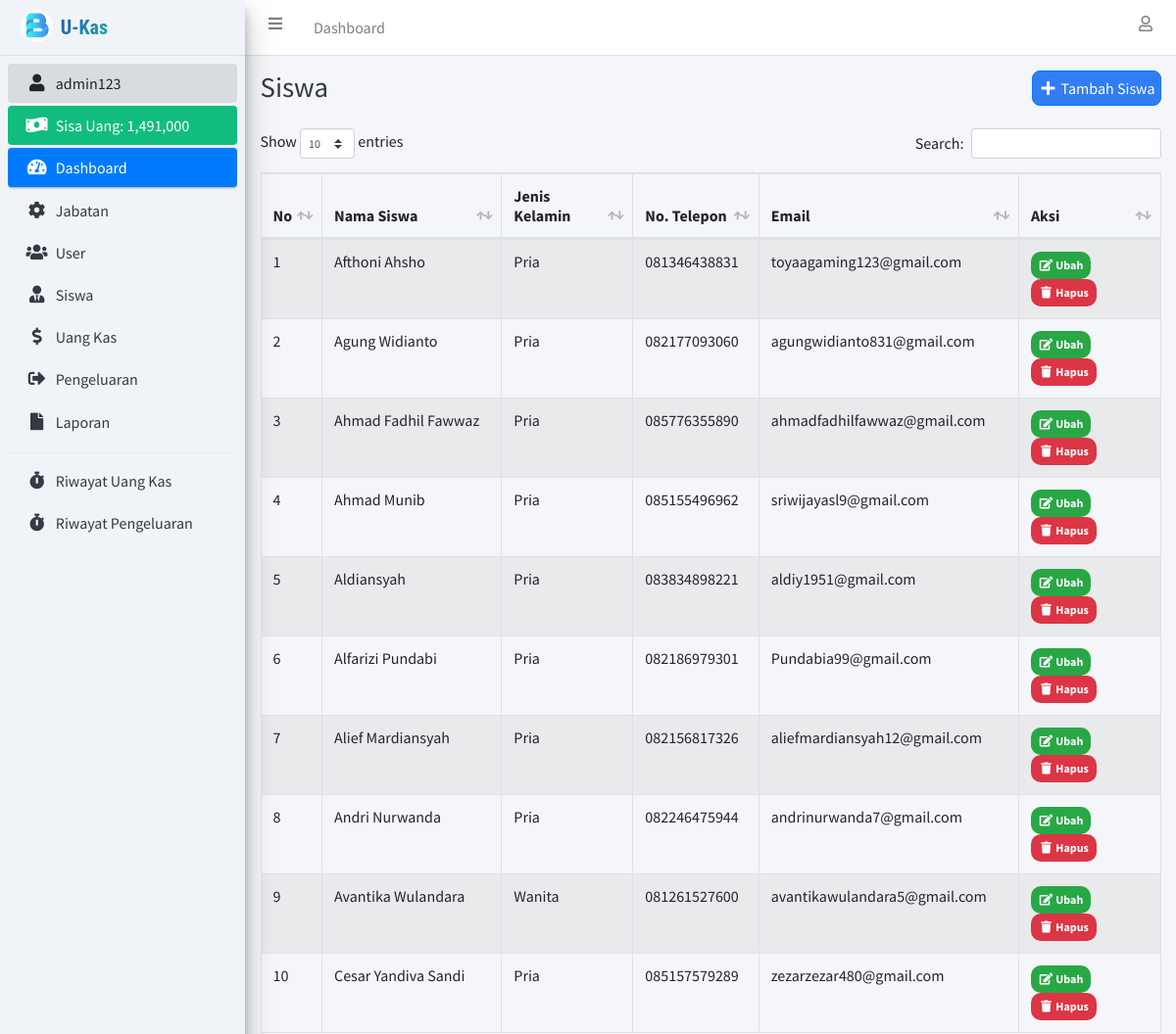
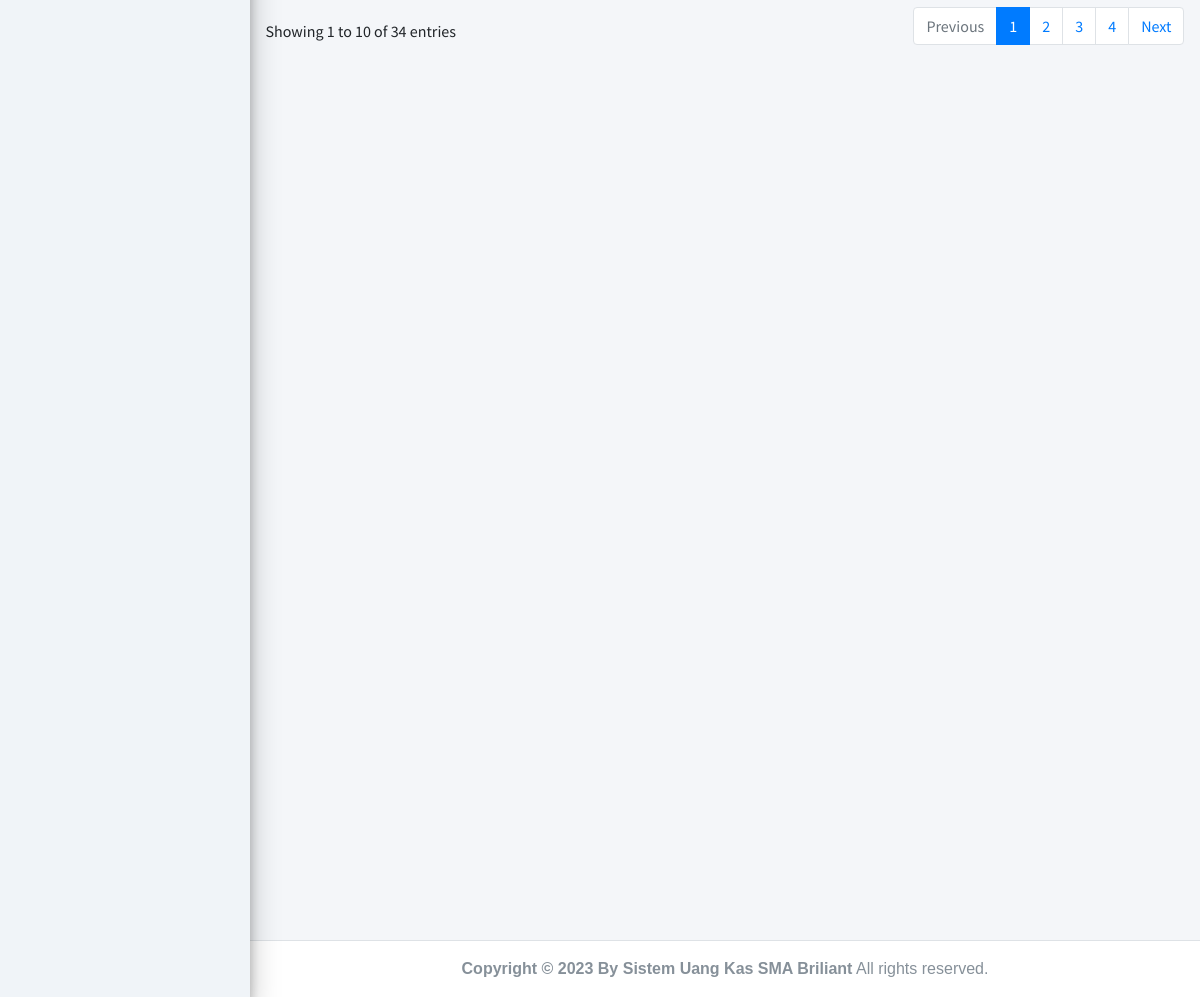
Page /siswa.php (signed in) on the committed database (2 pictures, top to bottom).
### tables this page shows
CREATE TABLE `user` (
  `id_user` int(11) NOT NULL,
  `nama_lengkap` varchar(100) NOT NULL,
  `username` varchar(100) NOT NULL,
  `password` varchar(255) NOT NULL,
  `id_jabatan` int(11) NOT NULL,
  `jenis_kelamin` enum('laki-laki','perempuan') NOT NULL,
  `no_hp` varchar(15) NOT NULL,
  `asal` varchar(150) NOT NULL,
  `photo` longblob NOT NULL
);

CREATE TABLE `siswa` (
  `id_siswa` int(11) NOT NULL,
  `nama_siswa` varchar(100) NOT NULL,
  `jenis_kelamin` enum('pria','wanita') NOT NULL,
  `no_telepon` varchar(25) NOT NULL,
  `email` varchar(255) NOT NULL
);

### connection.php (called while the page is built, shortened)
<?php
	$host		= "localhost";
	$username	= "root";
	$password	= "";
	$database	= "uang_kas";
	$conn 		= mysqli_connect($host, $username, $password, $database);
if (isset($_SESSION['id_user'])) {
	function dataUser() {
		global $conn;
		$id_user = $_SESSION['id_user'];
		return mysqli_fetch_assoc(mysqli_query($conn, "SELECT * FROM user INNER JOIN jabatan ON user.id_jabatan = jabatan.id_jabatan WHERE id_user = '$id_user'"));
	}
}

### siswa.php (the view, shortened to what this page needs)
<?php
  require 'connection.php';
  $siswa = mysqli_query($conn, "SELECT * FROM siswa ORDER BY nama_siswa ASC");
?>
<!DOCTYPE html>
<html>
<head>
  <?php include 'include/css.php'; ?>
  <link rel="stylesheet" href="assets/fonts/material-icon/css/material-design-iconic-font.min.css">
</head>
<body class="hold-transition sidebar-mini layout-fixed">
<div class="wrapper">
  <?php include 'include/navbar.php'; ?>
  <?php include 'include/sidebar.php'; ?>
  <div class="content-wrapper">
    <div class="content-header">
      <div class="container-fluid">
        <div class="row justify-content-center mb-2">
          <div class="col-sm text-left">
            <h1 class="m-0 text-dark">Siswa</h1>
          </div>
          <div class="col-sm text-right">
            <?php if ($_SESSION['id_jabatan'] !== '3'): ?>
              <button type="button" class="btn btn-primary" style="background-color: #327df4;" data-toggle="modal" data-target="#tambahSiswaModal"><i class="fas fa-fw fa-plus"></i> Tambah Siswa</button>
            <?php endif ?>
          </div>
        </div>
      </div>
    </div>
    <section class="content">
      <div class="container-fluid">
        <div class="row">
          <div class="col-lg">
            <div class="table-responsive">
              <table class="table table-striped table-hover table-bordered" id="table_id">
                <thead>
                  <tr>
                    <th>No</th>
                    <th>Nama Siswa</th>
                    <th>Jenis Kelamin</th>
                    <th>No. Telepon</th>
                    <th>Email</th>
                    <?php if ($_SESSION['id_jabatan'] !== '3'): ?>
                      <th>Aksi</th>
                    <?php endif ?>
                  </tr>
                </thead>
                <tbody>
                  <?php $i = 1; ?>
                  <?php foreach ($siswa as $ds): ?>
                    <tr>
                      <td><?= $i++; ?></td>
                      <td><?= ucwords(htmlspecialchars_decode($ds['nama_siswa'])); ?></td>
                      <td><?= ucwords($ds['jenis_kelamin']); ?></td>
                      <td><?= $ds['no_telepon']; ?></td>
                      <td><?= $ds['email']; ?></td>
                      <?php if ($_SESSION['id_jabatan'] !== '3'): ?>
                        <td>
                          <a href="ubah_siswa.php?id_siswa=<?= $ds['id_siswa']; ?>" class="badge badge-success" data-toggle="modal" data-target="#editSiswa<?= $ds['id_siswa']; ?>">
                            <i class="fas fa-fw fa-edit"></i> Ubah
                          </a>
                          <?php if ($_SESSION['id_jabatan'] == '1'): ?>
                            <a data-nama="<?= $ds['nama_siswa']; ?>" class="btn-delete badge badge-danger" href="hapus_siswa.php?id_siswa=<?= $ds['id_siswa']; ?>"><i class="fas fa-fw fa-trash"></i> Hapus</a>
                          <?php endif ?>
                        </td>
                      <?php endif ?>
                    </tr>
                  <?php endforeach ?>
                </tbody>
              </table>
            </div>
          </div>
        </div>
      </div>
    </section>
  </div>
  <?php include 'include/footer.php';?>
</div>
</body>
</html>

### include/sidebar.php
<?php
  $dataUser = dataUser();
  $jml_pengeluaran = mysqli_fetch_assoc(mysqli_query($conn, "SELECT sum(jumlah_pengeluaran) as jml_pengeluaran FROM pengeluaran"));
  $jml_pengeluaran = $jml_pengeluaran['jml_pengeluaran'];
  $jml_uang_kas = mysqli_fetch_assoc(mysqli_query($conn, "SELECT sum(minggu_ke_1 + minggu_ke_2 + minggu_ke_3 + minggu_ke_4) as jml_uang_kas FROM uang_kas"));
  $jml_uang_kas = $jml_uang_kas['jml_uang_kas'];
?>
<aside class="main-sidebar sidebar-light-primary elevation-4" style="background-color: #f0f4f8;">
  <a href="index.php" class="brand-link">
    <img src="assets/img/img_properties/briliant.png" alt="AdminLTE Logo" class="brand-image" style="opacity: .8">
    <span class="brand-text " style="
  @import url('https://fonts.googleapis.com/css2?family=Open+Sans:wght@800Quicksand:wght@700&family=Roboto+Condensed:wght@800&display=swap');
  font-family: 'Roboto Condensed', sans-serif; font-weight:800; font-style: 25px; background: linear-gradient(-45deg, rgb(30, 166, 178) 0%, rgb(33, 88, 166) 100%);
    -webkit-background-clip: text;
    -webkit-text-fill-color: transparent;">U-Kas</span>
  </a>
  <div class="sidebar" >
    <nav class="mt-2">
      <ul class="nav nav-pills nav-sidebar flex-column" data-widget="treeview" role="menu" data-accordion="false">
        <li class="nav-item has-treeview menu-open">
          <a href="profile.php" class="nav-link"><i class="nav-icon fas fa-fw fa-user"></i> <p><?= $dataUser['username']; ?></p></a>
        </li>
        <li class="nav-item">
          <div class=" nav-link text-white" style="background-color: #11bd7e;">
            <i class="nav-icon fas fa-money-bill-wave"></i>
            <p>
              Sisa Uang: <?= number_format($jml_uang_kas - $jml_pengeluaran); ?>
            </p>
          </div>
        </li>
        <li class="nav-item has-treeview menu-open" >
          <a href="index.php" class="nav-link active" >
            <i class="nav-icon fas fa-tachometer-alt"></i>
            <p>
              Dashboard
            </p>
          </a>
        </li>
        <?php if ($dataUser['id_jabatan'] == '1'): ?>
          <li class="nav-item">
            <a href="jabatan.php" class="nav-link">
              <i class="nav-icon fas fa-cog"></i>
              <p>
                Jabatan
              </p>
            </a>
          </li>
          <li class="nav-item">
            <a href="user.php" class="nav-link">
              <i class="nav-icon fas fa-users"></i>
              <p>
                User
              </p>
            </a>
          </li>
        <?php endif ?>
        <li class="nav-item">
          <a href="siswa.php" class="nav-link">
            <i class="fas fa-user-tie nav-icon"></i>
            <p>Siswa</p>
          </a>
        </li>
        <li class="nav-item">
          <a href="uang_kas.php" class="nav-link">
            <i class="fas fa-dollar-sign nav-icon"></i>
            <p>Uang Kas</p>
          </a>
        </li>
        <li class="nav-item">
          <a href="pengeluaran.php" class="nav-link">
            <i class="fas fa-sign-out-alt nav-icon"></i>
            <p>Pengeluaran</p>
          </a>
        </li>
        <li class="nav-item">
          <a href="laporan.php" class="nav-link">
            <i class="fas fa-file nav-icon"></i>
            <p>Laporan</p>
          </a>
        </li>
        <div class="dropdown-divider"></div>
        <li class="nav-item">
          <a href="riwayat.php" class="nav-link">
            <i class="fas fa-stopwatch nav-icon"></i>
            <p>Riwayat Uang Kas</p>
          </a>
        </li>
        <li class="nav-item">
          <a href="riwayat_pengeluaran.php" class="nav-link">
            <i class="fas fa-stopwatch nav-icon"></i>
            <p>Riwayat Pengeluaran</p>
          </a>
        </li>
      </ul>
    </nav>
  </div>
</aside>

### siswa.php (style rules this page uses)
.btn { border-radius: 8px; padding: 5px; }
.badge { border-radius: 10px; padding: 8px; }

### rows in the picture
user: username "admin123"
siswa: nama_siswa "Afthoni Ahsho", jenis_kelamin "Pria", no_telepon "081346438831", email "toyaagaming123@gmail.com"
siswa: nama_siswa "Agung Widianto", jenis_kelamin "Pria", no_telepon "082177093060", email "agungwidianto831@gmail.com"
siswa: nama_siswa "Ahmad Fadhil Fawwaz", jenis_kelamin "Pria", no_telepon "085776355890", email "ahmadfadhilfawwaz@gmail.com"
siswa: nama_siswa "Ahmad Munib", jenis_kelamin "Pria", no_telepon "085155496962", email "sriwijayasl9@gmail.com"
siswa: nama_siswa "Aldiansyah", jenis_kelamin "Pria", no_telepon "083834898221", email "aldiy1951@gmail.com"
siswa: nama_siswa "Alfarizi Pundabi", jenis_kelamin "Pria", no_telepon "082186979301", email "Pundabia99@gmail.com"
siswa: nama_siswa "Alief Mardiansyah", jenis_kelamin "Pria", no_telepon "082156817326", email "aliefmardiansyah12@gmail.com"
siswa: nama_siswa "Andri Nurwanda", jenis_kelamin "Pria", no_telepon "082246475944", email "andrinurwanda7@gmail.com"
siswa: nama_siswa "Avantika Wulandara", jenis_kelamin "Wanita", no_telepon "081261527600", email "avantikawulandara5@gmail.com"
siswa: nama_siswa "Cesar Yandiva Sandi", jenis_kelamin "Pria", no_telepon "085157579289", email "zezarzezar480@gmail.com"

### other values in the picture
$jml_uang_kas - $jml_pengeluaran "1,491,000"
